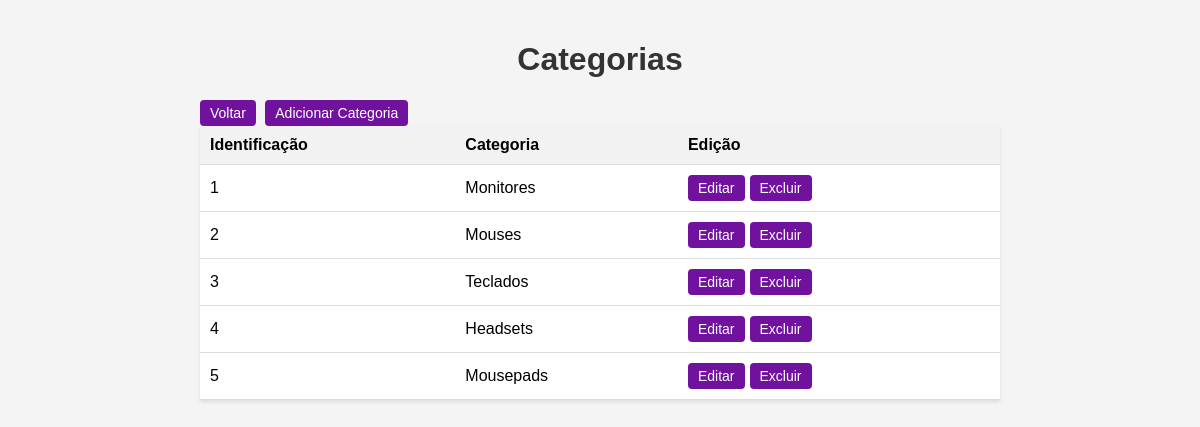
Screenshot of /adminpages/categoriasini.php with the database file from the repository.
### tables this page shows
CREATE TABLE `categoria` (
  `id` int(11) NOT NULL,
  `nome` varchar(50) NOT NULL
);

### adminpages/categoriasini.php (the view, shortened to what this page needs)
<!DOCTYPE html>
<html>
<head>
</head>
<body>
    <div class="container">
        <h1>Categorias</h1>
        <a href="../admin.php"><button>Voltar</button></a>
        <a href="novacategoria.php"><button>Adicionar Categoria</button></a>
        <table>
            <thead>
                <tr>
                    <th>Identificação</th>
                    <th>Categoria</th>
                    <th>Edição</th>
                </tr>
            </thead>
            <tbody>
                <?php
                    $bd = conectar();
                    $consulta = "select * from categoria order by id";
                    $resultado = $bd->query($consulta);
                    while($cat = $resultado->fetch()){
                        echo "<tr>";
                        echo "<td>".$cat["id"]."</td>";
                        echo "<td>".$cat["nome"]."</td>";
                        echo "<td>";
                        echo "<a href='editarcategoria.php?id=".$cat['id']."'><button>Editar</button></a>";
                        echo "<a href='excluircategoria.php?id=".$cat['id']."'><button>Excluir</button></a>";
                        echo "</td>";
                        echo "</tr>";
                    }
                ?>
            </tbody>
        </table>
    </div>
</body>
</html>

### adminpages/categoriasini.php (style rules this page uses)
body { font-family: Arial, sans-serif; background-color: #f4f4f4; margin: 0; padding: 0; }
.container { max-width: 800px; margin: 0 auto; padding: 20px; }
h1 { text-align: center; color: #333; }
table { width: 100%; border-collapse: collapse; background-color: #fff; box-shadow: 0 2px 4px rgba(0, 0, 0, 0.1); }
th, td { padding: 10px; text-align: left; border-bottom: 1px solid #ddd; }
th { background-color: #f2f2f2; }
a { text-decoration: none; }
button { padding: 5px 10px; border: none; border-radius: 4px; cursor: pointer; background-color: #71129E; color: #fff; font-size: 14px; margin-right: 5px; transition: background-color 0.3s ease; }

### rows the page displays
categoria: id "1", nome "Monitores"
categoria: id "2", nome "Mouses"
categoria: id "3", nome "Teclados"
categoria: id "4", nome "Headsets"
categoria: id "5", nome "Mousepads"
